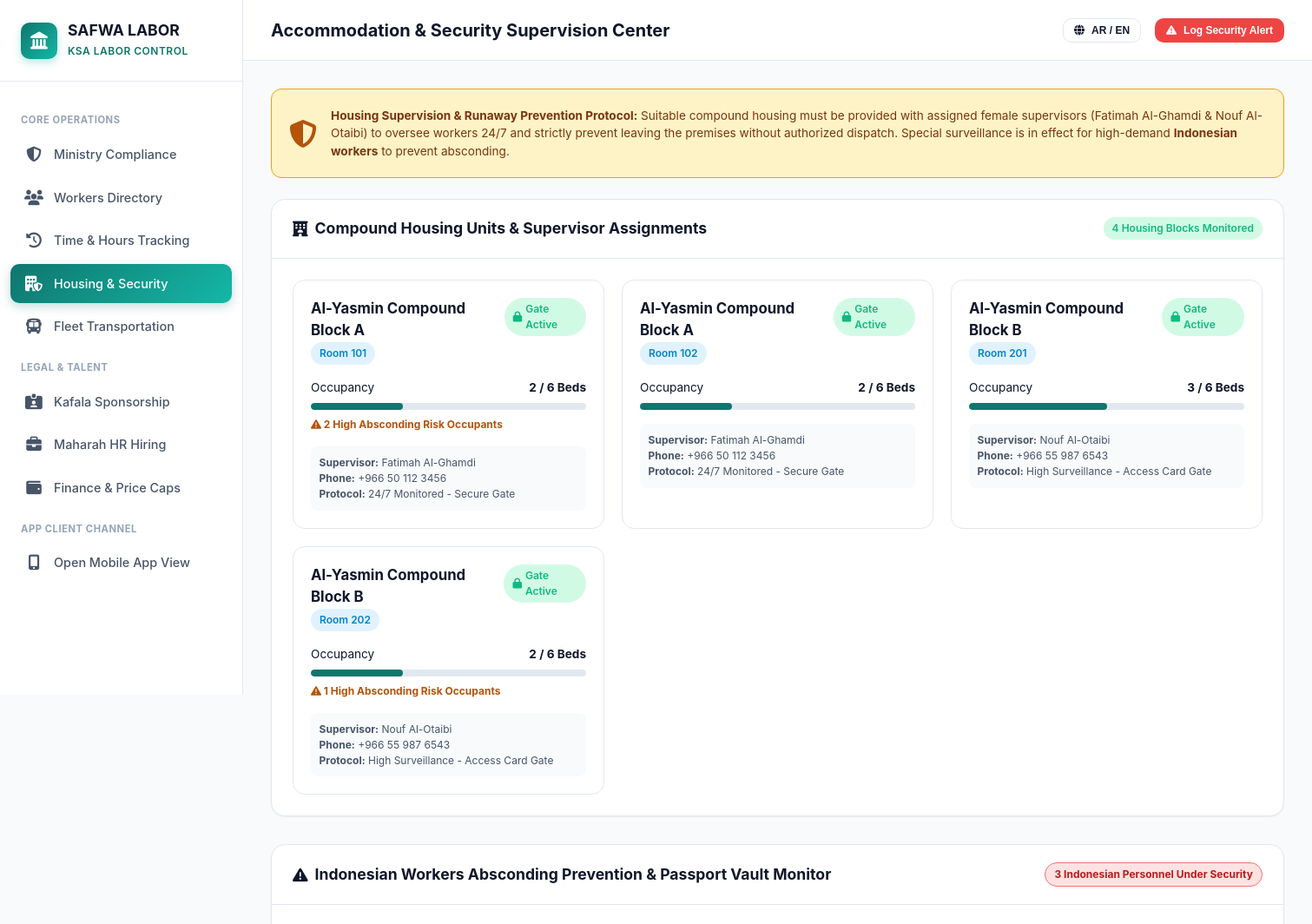
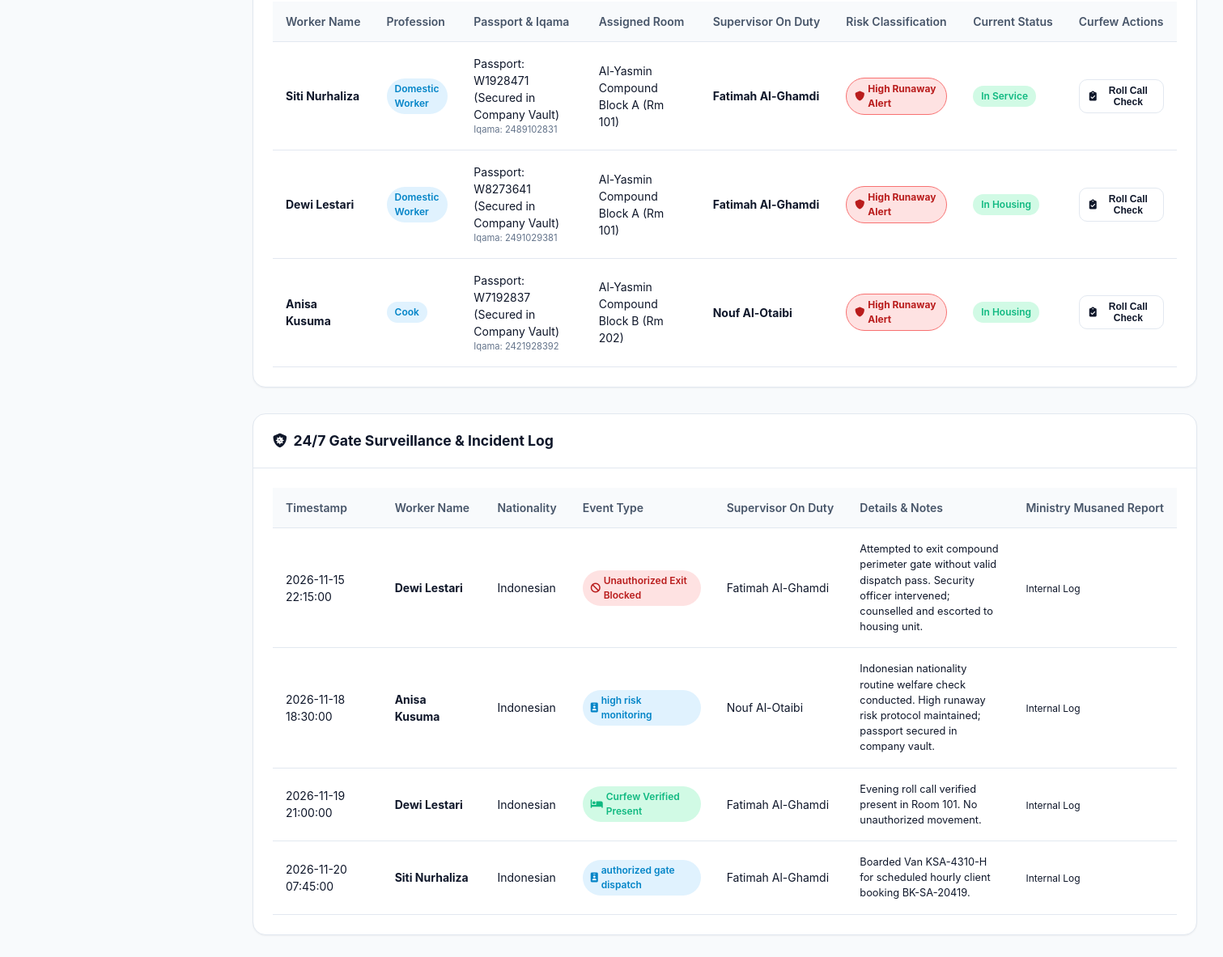
Screenshot of /admin/housing.php with the database file from the repository (2 pictures, top to bottom).
### tables this page shows
CREATE TABLE housing_units (
        id INTEGER PRIMARY KEY AUTOINCREMENT,
        building_name TEXT NOT NULL,
        room_number TEXT NOT NULL,
        capacity INTEGER NOT NULL DEFAULT 4,
        current_occupancy INTEGER NOT NULL DEFAULT 0,
        supervisor_name TEXT NOT NULL,
        supervisor_phone TEXT NOT NULL,
        security_status TEXT NOT NULL DEFAULT 'secure'
    );

CREATE TABLE workers (
        id INTEGER PRIMARY KEY AUTOINCREMENT,
        full_name TEXT NOT NULL,
        nationality TEXT NOT NULL,
        profession TEXT NOT NULL,
        contract_type TEXT NOT NULL DEFAULT 'hourly',
        hourly_rate REAL NOT NULL DEFAULT 100,
        monthly_rate REAL NOT NULL DEFAULT 3000,
        passport_no TEXT,
        iqama_no TEXT,
        housing_unit_id INTEGER,
        absconding_risk TEXT NOT NULL DEFAULT 'low',
        status TEXT NOT NULL DEFAULT 'in_housing',
        photo TEXT,
        visa_type TEXT DEFAULT 'hourly',
        created_at DATETIME DEFAULT CURRENT_TIMESTAMP
    );

CREATE TABLE security_logs (
        id INTEGER PRIMARY KEY AUTOINCREMENT,
        worker_id INTEGER NOT NULL,
        event_type TEXT NOT NULL,
        logged_at DATETIME DEFAULT CURRENT_TIMESTAMP,
        supervisor_name TEXT NOT NULL,
        notes TEXT,
        reported_to_ministry INTEGER DEFAULT 0,
        FOREIGN KEY (worker_id) REFERENCES workers(id)
    );

### admin/housing.php (the view, shortened to what this page needs)
<?php
$pdo = getDBConnection();
$housingUnits = $pdo->query("SELECT h.*,
                            (SELECT COUNT(*) FROM workers WHERE housing_unit_id = h.id) as actual_occupants,
                            (SELECT COUNT(*) FROM workers WHERE housing_unit_id = h.id AND absconding_risk = 'high') as high_risk_count
                            FROM housing_units h")->fetchAll();
$indonesianWorkers = $pdo->query("SELECT w.*, h.building_name, h.room_number, h.supervisor_name
                                  FROM workers w
                                  LEFT JOIN housing_units h ON w.housing_unit_id = h.id
                                  WHERE w.nationality = 'Indonesian'
                                  ORDER BY w.id ASC")->fetchAll();
$securityLogs = $pdo->query("SELECT s.*, w.full_name as worker_name, w.nationality, w.profession
                             FROM security_logs s
                             JOIN workers w ON s.worker_id = w.id
                             ORDER BY s.id DESC LIMIT 40")->fetchAll();
?>
<!DOCTYPE html>
<html lang="en" dir="ltr">
<head>
    <link rel="stylesheet" href="https://cdnjs.cloudflare.com/ajax/libs/font-awesome/6.5.1/css/all.min.css">
    <link rel="stylesheet" href="../assets/css/style.css">
</head>
<body>
<div class="app-container">
    <aside class="sidebar" id="appSidebar">
        <div class="sidebar-header">
            <div class="logo-icon"><i class="fa-solid fa-landmark"></i></div>
            <div class="logo-text"><h2>SAFWA LABOR</h2><span>KSA Labor Control</span></div>
        </div>
        <nav class="sidebar-nav">
            <div class="nav-section-title">Core Operations</div>
            <a href="index.php" class="nav-item"><i class="fa-solid fa-shield-halved"></i><span>Ministry Compliance</span></a>
            <a href="workers.php" class="nav-item"><i class="fa-solid fa-users"></i><span>Workers Directory</span></a>
            <a href="time-tracking.php" class="nav-item"><i class="fa-solid fa-clock-rotate-left"></i><span>Time & Hours Tracking</span></a>
            <a href="housing.php" class="nav-item active"><i class="fa-solid fa-building-shield"></i><span>Housing & Security</span></a>
            <a href="fleet.php" class="nav-item"><i class="fa-solid fa-bus"></i><span>Fleet Transportation</span></a>
            <div class="nav-section-title">Legal & Talent</div>
            <a href="kafala.php" class="nav-item"><i class="fa-solid fa-id-card-clip"></i><span>Kafala Sponsorship</span></a>
            <a href="hr-maharah.php" class="nav-item"><i class="fa-solid fa-briefcase"></i><span>Maharah HR Hiring</span></a>
            <a href="finance.php" class="nav-item"><i class="fa-solid fa-wallet"></i><span>Finance & Price Caps</span></a>
            <div class="nav-section-title">App Client Channel</div>
            <a href="../app/index.php" class="nav-item" target="_blank"><i class="fa-solid fa-mobile-screen-button text-primary"></i><span>Open Mobile App View</span></a>
        </nav>
    </aside>
    <div class="main-wrapper">
        <header class="topbar">
            <div class="topbar-left">
                <div class="topbar-title"><h1>Accommodation & Security Supervision Center</h1></div>
            </div>
            <div class="topbar-right">
                <button class="btn btn-outline btn-sm" onclick="toggleLanguage()"><i class="fa-solid fa-globe"></i> AR / EN</button>
                <button class="btn btn-danger btn-sm" onclick="openLogIncidentModal()"><i class="fa-solid fa-triangle-exclamation"></i> Log Security Alert</button>
            </div>
        </header>
        <main class="content-body">
            <div style="background:#fef3c7; border:1px solid #f59e0b; border-radius:12px; padding:1.25rem; margin-bottom:1.5rem; display:flex; gap:1rem; align-items:center;">
                <i class="fa-solid fa-shield-halved" style="font-size:2rem; color:#b45309;"></i>
                <div style="font-size:0.85rem; color:#78350f;">
                    <strong>Housing Supervision & Runaway Prevention Protocol:</strong>
                    Suitable compound housing must be provided with assigned female supervisors (Fatimah Al-Ghamdi & Nouf Al-Otaibi) to oversee workers 24/7 and strictly prevent leaving the premises without authorized dispatch.
                    Special surveillance is in effect for high-demand <strong>Indonesian workers</strong> to prevent absconding.
                </div>
            </div>
            <div class="panel">
                <div class="panel-header">
                    <h3 class="panel-title"><i class="fa-solid fa-hotel text-primary"></i> Compound Housing Units & Supervisor Assignments</h3>
                    <div class="panel-actions">
                        <span class="badge badge-success"><?= count($housingUnits) ?> Housing Blocks Monitored</span>
                    </div>
                </div>
                <div class="panel-body">
                    <div style="display:grid; grid-template-columns: repeat(auto-fit, minmax(280px, 1fr)); gap:1.25rem;">
                        <?php foreach ($housingUnits as $unit): ?>
                            <div style="border:1px solid #e2e8f0; border-radius:14px; padding:1.25rem; background:#ffffff;">
                                <div style="display:flex; justify-content:space-between; align-items:flex-start; margin-bottom:0.75rem;">
                                    <div>
                                        <h4 style="font-size:1.05rem; font-weight:700; margin:0;"><?= htmlspecialchars($unit['building_name']) ?></h4>
                                        <span class="badge badge-info mt-1">Room <?= $unit['room_number'] ?></span>
                                    </div>
                                    <span class="badge badge-success"><i class="fa-solid fa-lock"></i> Gate Active</span>
                                </div>
                                <div style="margin:1rem 0;">
                                    <div style="display:flex; justify-content:space-between; font-size:0.85rem; margin-bottom:0.35rem;">
                                        <span>Occupancy</span>
                                        <strong><?= $unit['actual_occupants'] ?> / <?= $unit['capacity'] ?> Beds</strong>
                                    </div>
                                    <div class="progress-bar">
                                        <div class="progress-fill" style="width:<?= ($unit['actual_occupants']/$unit['capacity'])*100 ?>%; background:#0f766e;"></div>
                                    </div>
                                    <?php if ($unit['high_risk_count'] > 0): ?>
                                        <div style="font-size:0.75rem; color:#b45309; font-weight:700; margin-top:0.4rem;">
                                            <i class="fa-solid fa-triangle-exclamation"></i> <?= $unit['high_risk_count'] ?> High Absconding Risk Occupants
                                        </div>
                                    <?php endif; ?>
                                </div>
                                <div style="background:#f8fafc; border-radius:8px; padding:0.6rem; font-size:0.75rem; color:#475569;">
                                    <div><strong>Supervisor:</strong> <?= htmlspecialchars($unit['supervisor_name']) ?></div>
                                    <div><strong>Phone:</strong> <?= htmlspecialchars($unit['supervisor_phone']) ?></div>
                                    <div><strong>Protocol:</strong> <?= htmlspecialchars($unit['security_status']) ?></div>
                                </div>
                            </div>
                        <?php endforeach; ?>
                    </div>
                </div>
            </div>
            <div class="panel">
                <div class="panel-header">
                    <h3 class="panel-title">
                        <i class="fa-solid fa-triangle-exclamation text-warning"></i>
                        Indonesian Workers Absconding Prevention & Passport Vault Monitor
                    </h3>
                    <div class="panel-actions">
                        <span class="badge risk-high"><?= count($indonesianWorkers) ?> Indonesian Personnel Under Security</span>
                    </div>
                </div>
                <div class="panel-body">
                    <div class="table-responsive">
                        <table class="data-table">
                            <thead>
                                <tr>
                                    <th>Worker Name</th>
                                    <th>Profession</th>
                                    <th>Passport & Iqama</th>
                                    <th>Assigned Room</th>
                                    <th>Supervisor On Duty</th>
                                    <th>Risk Classification</th>
                                    <th>Current Status</th>
                                    <th>Curfew Actions</th>
                                </tr>
                            </thead>
                            <tbody>
                                <?php foreach ($indonesianWorkers as $w): ?>
                                <tr>
                                    <td><strong><?= htmlspecialchars($w['full_name']) ?></strong></td>
                                    <td><span class="badge badge-info"><?= $w['profession'] ?></span></td>
                                    <td>
                                        <div>Passport: <?= $w['passport_no'] ?> (Secured in Company Vault)</div>
                                        <div style="font-size:0.7rem; color:#64748b;">Iqama: <?= $w['iqama_no'] ?></div>
                                    </td>
                                    <td><?= htmlspecialchars($w['building_name']) ?> (Rm <?= $w['room_number'] ?>)</td>
                                    <td><strong><?= htmlspecialchars($w['supervisor_name']) ?></strong></td>
                                    <td><span class="badge risk-high"><i class="fa-solid fa-shield"></i> High Runaway Alert</span></td>
                                    <td>
                                        <span class="badge badge-success" style="text-transform:capitalize;">
                                            <?= str_replace('_', ' ', $w['status']) ?>
                                        </span>
                                    </td>
                                    <td>
                                        <button class="btn btn-outline btn-sm" onclick="logRollCall(<?= $w['id'] ?>, '<?= htmlspecialchars($w['full_name']) ?>')">
                                            <i class="fa-solid fa-clipboard-check"></i> Roll Call Check
                                        </button>
                                    </td>
                                </tr>
                                <?php endforeach; ?>
                            </tbody>
                        </table>
                    </div>
                </div>
            </div>
            <div class="panel">
                <div class="panel-header">
                    <h3 class="panel-title"><i class="fa-solid fa-shield-virus text-primary"></i> 24/7 Gate Surveillance & Incident Log</h3>
                </div>
                <div class="panel-body">
                    <div class="table-responsive">
                        <table class="data-table">
                            <thead>
                                <tr>
                                    <th>Timestamp</th>
                                    <th>Worker Name</th>
                                    <th>Nationality</th>
                                    <th>Event Type</th>
                                    <th>Supervisor On Duty</th>
                                    <th>Details & Notes</th>
                                    <th>Ministry Musaned Report</th>
                                </tr>
                            </thead>
                            <tbody>
                                <?php foreach ($securityLogs as $log): ?>
                                <tr>
                                    <td><?= $log['logged_at'] ?></td>
                                    <td><strong><?= htmlspecialchars($log['worker_name']) ?></strong></td>
                                    <td><?= htmlspecialchars($log['nationality']) ?></td>
                                    <td>
                                        <?php if ($log['event_type'] === 'unauthorized_exit_prevented'): ?>
                                            <span class="badge badge-danger"><i class="fa-solid fa-ban"></i> Unauthorized Exit Blocked</span>
                                        <?php elseif ($log['event_type'] === 'curfew_roll_call'): ?>
                                            <span class="badge badge-success"><i class="fa-solid fa-bed"></i> Curfew Verified Present</span>
                                        <?php else: ?>
                                            <span class="badge badge-info"><i class="fa-solid fa-id-badge"></i> <?= str_replace('_', ' ', $log['event_type']) ?></span>
                                        <?php endif; ?>
                                    </td>
                                    <td><?= htmlspecialchars($log['supervisor_name']) ?></td>
                                    <td style="max-width:300px; font-size:0.8rem;"><?= htmlspecialchars($log['notes']) ?></td>
                                    <td>
                                        <?php if ($log['reported_to_ministry']): ?>
                                            <span class="badge badge-warning"><i class="fa-solid fa-paper-plane"></i> Transmitted to HRSD</span>
                                        <?php else: ?>
                                            <span class="text-muted" style="font-size:0.75rem;">Internal Log</span>
                                        <?php endif; ?>
                                    </td>
                                </tr>
                                <?php endforeach; ?>
                            </tbody>
                        </table>
                    </div>
                </div>
            </div>
        </main>
    </div>
</div>
</body>
</html>

### rows the page displays
housing_units: building_name "Al-Yasmin Compound Block A", room_number "101", actual_occupants "2", capacity "6", high_risk_count "2", supervisor_name "Fatimah Al-Ghamdi", supervisor_phone "+966 50 112 3456", security_status "24/7 Monitored - Secure Gate"
housing_units: building_name "Al-Yasmin Compound Block A", room_number "102", actual_occupants "2", capacity "6", supervisor_name "Fatimah Al-Ghamdi", supervisor_phone "+966 50 112 3456", security_status "24/7 Monitored - Secure Gate"
housing_units: building_name "Al-Yasmin Compound Block B", room_number "201", actual_occupants "3", capacity "6", supervisor_name "Nouf Al-Otaibi", supervisor_phone "+966 55 987 6543", security_status "High Surveillance - Access Card Gate"
housing_units: building_name "Al-Yasmin Compound Block B", room_number "202", actual_occupants "2", capacity "6", high_risk_count "1", supervisor_name "Nouf Al-Otaibi", supervisor_phone "+966 55 987 6543", security_status "High Surveillance - Access Card Gate"
workers: full_name "Siti Nurhaliza", profession "Domestic Worker", passport_no "W1928471", iqama_no "2489102831", housing_unit.building_name "Al-Yasmin Compound Block A", housing_unit.room_number "101", housing_unit.supervisor_name "Fatimah Al-Ghamdi", status "In Service"
workers: full_name "Dewi Lestari", profession "Domestic Worker", passport_no "W8273641", iqama_no "2491029381", housing_unit.building_name "Al-Yasmin Compound Block A", housing_unit.room_number "101", housing_unit.supervisor_name "Fatimah Al-Ghamdi", status "In Housing"
workers: full_name "Anisa Kusuma", profession "Cook", passport_no "W7192837", iqama_no "2421928392", housing_unit.building_name "Al-Yasmin Compound Block B", housing_unit.room_number "202", housing_unit.supervisor_name "Nouf Al-Otaibi", status "In Housing"
security_logs: logged_at "2026-11-15 22:15:00", worker.full_name "Dewi Lestari", worker.nationality "Indonesian", shows "Unauthorized Exit Blocked", supervisor_name "Fatimah Al-Ghamdi", notes "Attempted to exit compound perimeter gate without valid dispatch pass. Security officer intervened; counselled and escorted to housing unit.", reported_to_ministry "Internal Log"
security_logs: logged_at "2026-11-18 18:30:00", worker.full_name "Anisa Kusuma", worker.nationality "Indonesian", event_type "high risk monitoring", supervisor_name "Nouf Al-Otaibi", notes "Indonesian nationality routine welfare check conducted. High runaway risk protocol maintained; passport secured in company vault.", reported_to_ministry "Internal Log"
security_logs: logged_at "2026-11-19 21:00:00", worker.full_name "Dewi Lestari", worker.nationality "Indonesian", event_type "curfew_roll_call" (drawn), supervisor_name "Fatimah Al-Ghamdi", notes "Evening roll call verified present in Room 101. No unauthorized movement.", reported_to_ministry "Internal Log"
security_logs: logged_at "2026-11-20 07:45:00", worker.full_name "Siti Nurhaliza", worker.nationality "Indonesian", event_type "authorized gate dispatch", supervisor_name "Fatimah Al-Ghamdi", notes "Boarded Van KSA-4310-H for scheduled hourly client booking BK-SA-20419.", reported_to_ministry "Internal Log"

### other values shown
count($housingUnits) "4"
count($indonesianWorkers) "3"
